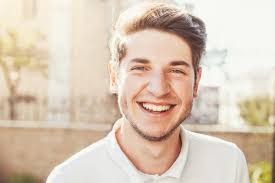
#> input picture SemiB_face_detection/smile.jpg, 275 x 183 px
$ python smile_detection.py
#> lines starting #> are read from the running program, lines starting #| are printed output that depends on the picture; after the words box and inside, x2 and y2 are one past the last pixel; in counts of white or black regions, pixels touching at a corner belong together
import cv2

# Haar-like特徴分類器の読み込み
#face_cascade = cv2.CascadeClassifier('haarcascades/haarcascade_smile.xml')
face_cascade = cv2.CascadeClassifier('haarcascades/smiled_01.xml')
#eye_cascade = cv2.CascadeClassifier('haarcascades/haarcascade_eye.xml')

# イメージファイルの読み込み
img = cv2.imread('smile.jpg')
#> img is the input picture: shape (183, 275, 3); mean B, G, R 183, 201.1, 218.4

# グレースケール変換
gray = cv2.cvtColor(img, cv2.COLOR_BGR2GRAY)
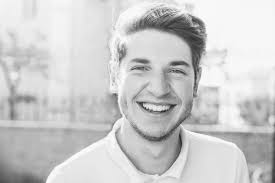
#> gray: shape (183, 275); min 30, max 255, mean 204.2

# 顔を検知
faces = face_cascade.detectMultiScale(gray)
#> faces = [[132, 95, 51, 22], [127, 120, 53, 23], [124, 153, 52, 23]]
for (x,y,w,h) in faces:
    # 検知した顔を矩形で囲む
    cv2.rectangle(img,(x,y),(x+w,y+h),(255,0,0),2)
    # 顔画像（グレースケール）
    roi_gray = gray[y:y+h, x:x+w]
    # 顔画像（カラースケール）
    roi_color = img[y:y+h, x:x+w]
#> this loop made 3 passes
#> pass 1, `roi_gray = gray[y:y+h, x:x+w]`:
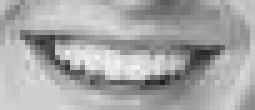
#> roi_gray: shape (22, 51) (shown 5 times larger); min 30, max 242, mean 166.9
#> pass 1, `roi_color = img[y:y+h, x:x+w]`:
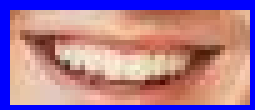
#> roi_color: shape (22, 51, 3) (shown 5 times larger); mean B, G, R 151.3, 122.5, 167.9
#> pass 2, `roi_gray = gray[y:y+h, x:x+w]`:
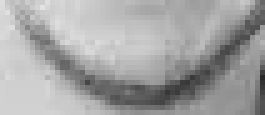
#> roi_gray: shape (23, 53) (shown 5 times larger); min 40, max 227, mean 163.6
#> pass 2, `roi_color = img[y:y+h, x:x+w]`:
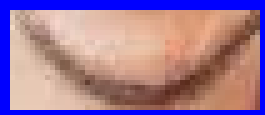
#> roi_color: shape (23, 53, 3) (shown 5 times larger); mean B, G, R 150.9, 122.6, 159.5
#> after the loop:
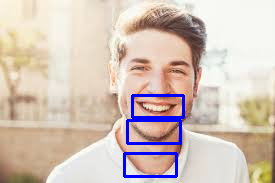
#> img: shape (183, 275, 3); 2.65% of pixels changed, all inside (x1, y1, x2, y2) = (123, 94, 185, 178)
    # 顔の中から目を検知
    #eyes = eye_cascade.detectMultiScale(roi_gray)
    #for (ex,ey,ew,eh) in eyes:
    #    # 検知した目を矩形で囲む
    #    cv2.rectangle(roi_color,(ex,ey),(ex+ew,ey+eh),(0,255,0),2)

# 画像表示
cv2.imshow('img',img)

# 何かキーを押したら終了
cv2.waitKey(0)
cv2.destroyAllWindows()

$ run again, with SemiB_face_detection/fuji.jpg copied over SemiB_face_detection/smile.jpg
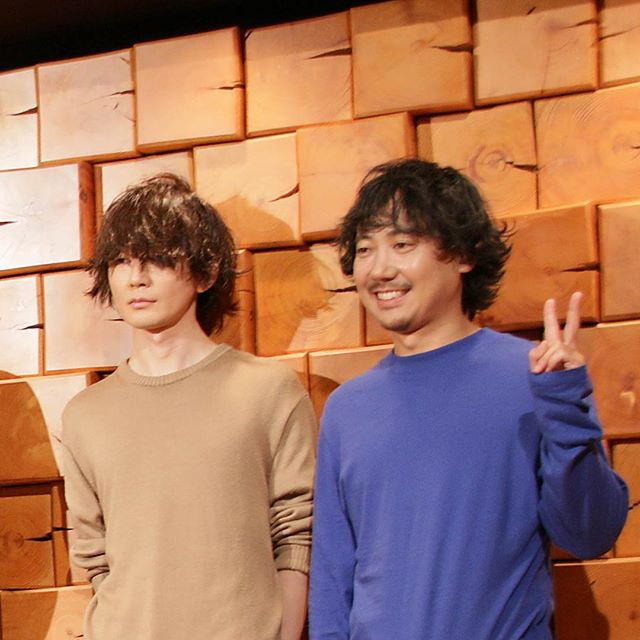
#> input picture SemiB_face_detection/fuji.jpg, 640 x 640 px
#> img is the input picture: shape (640, 640, 3); mean B, G, R 98.2, 119.4, 167
#> `gray = cv2.cvtColor(img, cv2.COLOR_BGR2GRAY)`:
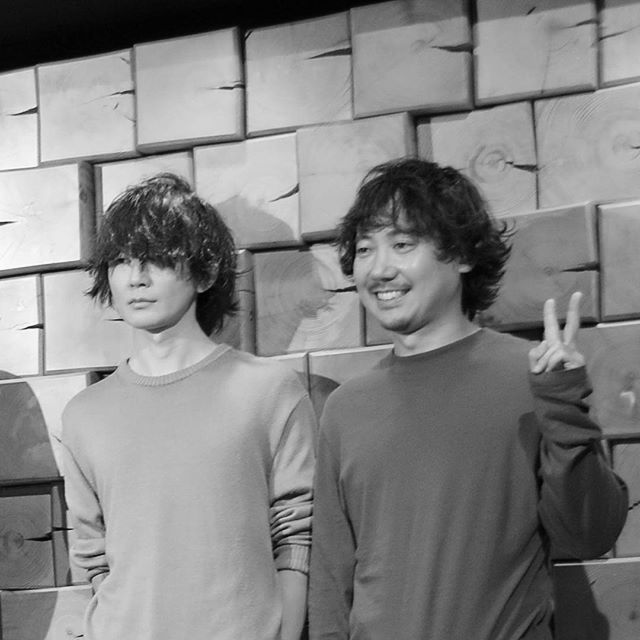
#> gray: shape (640, 640); min 0, max 255, mean 131.2
#> faces = [[281, 39, 59, 26], [501, 153, 46, 20], [362, 281, 51, 22], [270, 342, 50, 22], [578, 310, 57, 25], [565, 550, 56, 25], [29, 354, 91, 41], [49, 68, 99, 44], [342, 94, 100, 44], [75, 273, 139, 61], [71, 335, 154, 68]]
#> the loop `for (x,y,w,h) in faces:` made 11 passes
#> after the loop `for (x,y,w,h) in faces:`:
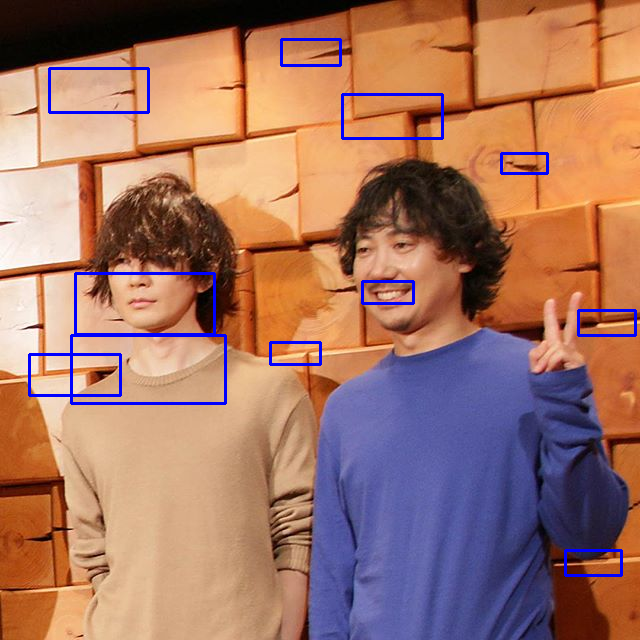
#> img: shape (640, 640, 3); 1.82% of pixels changed, all inside (x1, y1, x2, y2) = (28, 38, 637, 577)
